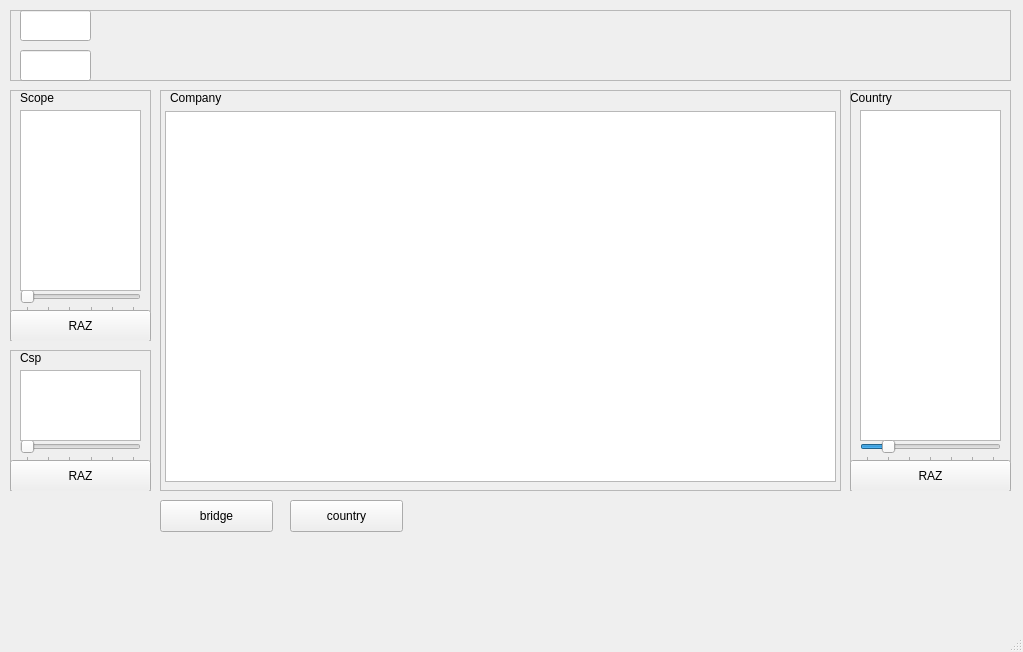
<?xml version="1.0" encoding="UTF-8"?>
<ui version="4.0">
 <class>MainWindow</class>
 <widget class="QMainWindow" name="MainWindow">
  <property name="geometry">
   <rect>
    <x>0</x>
    <y>0</y>
    <width>1023</width>
    <height>652</height>
   </rect>
  </property>
  <property name="windowTitle">
   <string>MainWindow</string>
  </property>
  <widget class="QWidget" name="centralwidget">
   <widget class="QFrame" name="frameResults">
    <property name="geometry">
     <rect>
      <x>10</x>
      <y>10</y>
      <width>1001</width>
      <height>71</height>
     </rect>
    </property>
    <property name="frameShape">
     <enum>QFrame::StyledPanel</enum>
    </property>
    <property name="frameShadow">
     <enum>QFrame::Raised</enum>
    </property>
    <widget class="QLineEdit" name="textVolume">
     <property name="geometry">
      <rect>
       <x>10</x>
       <y>0</y>
       <width>71</width>
       <height>31</height>
      </rect>
     </property>
     <property name="readOnly">
      <bool>true</bool>
     </property>
    </widget>
    <widget class="QLineEdit" name="textPrice">
     <property name="geometry">
      <rect>
       <x>10</x>
       <y>40</y>
       <width>71</width>
       <height>31</height>
      </rect>
     </property>
     <property name="readOnly">
      <bool>true</bool>
     </property>
    </widget>
   </widget>
   <widget class="QFrame" name="frameScope">
    <property name="geometry">
     <rect>
      <x>10</x>
      <y>90</y>
      <width>141</width>
      <height>251</height>
     </rect>
    </property>
    <property name="frameShape">
     <enum>QFrame::StyledPanel</enum>
    </property>
    <property name="frameShadow">
     <enum>QFrame::Raised</enum>
    </property>
    <widget class="QLabel" name="label">
     <property name="geometry">
      <rect>
       <x>10</x>
       <y>0</y>
       <width>60</width>
       <height>16</height>
      </rect>
     </property>
     <property name="text">
      <string>Scope</string>
     </property>
    </widget>
    <widget class="QSlider" name="slideScope">
     <property name="geometry">
      <rect>
       <x>10</x>
       <y>200</y>
       <width>121</width>
       <height>22</height>
      </rect>
     </property>
     <property name="maximum">
      <number>50</number>
     </property>
     <property name="orientation">
      <enum>Qt::Horizontal</enum>
     </property>
     <property name="tickPosition">
      <enum>QSlider::TicksBelow</enum>
     </property>
    </widget>
    <widget class="QPushButton" name="buttonScope">
     <property name="geometry">
      <rect>
       <x>0</x>
       <y>220</y>
       <width>141</width>
       <height>32</height>
      </rect>
     </property>
     <property name="text">
      <string>RAZ</string>
     </property>
    </widget>
    <widget class="QTableWidget" name="listScope">
     <property name="enabled">
      <bool>true</bool>
     </property>
     <property name="geometry">
      <rect>
       <x>10</x>
       <y>20</y>
       <width>121</width>
       <height>181</height>
      </rect>
     </property>
     <property name="editTriggers">
      <set>QAbstractItemView::NoEditTriggers</set>
     </property>
     <property name="selectionMode">
      <enum>QAbstractItemView::SingleSelection</enum>
     </property>
     <property name="selectionBehavior">
      <enum>QAbstractItemView::SelectRows</enum>
     </property>
     <attribute name="horizontalHeaderVisible">
      <bool>false</bool>
     </attribute>
     <attribute name="verticalHeaderVisible">
      <bool>false</bool>
     </attribute>
    </widget>
   </widget>
   <widget class="QFrame" name="frameCsp">
    <property name="geometry">
     <rect>
      <x>10</x>
      <y>350</y>
      <width>141</width>
      <height>141</height>
     </rect>
    </property>
    <property name="frameShape">
     <enum>QFrame::StyledPanel</enum>
    </property>
    <property name="frameShadow">
     <enum>QFrame::Raised</enum>
    </property>
    <widget class="QLabel" name="label_3">
     <property name="geometry">
      <rect>
       <x>10</x>
       <y>0</y>
       <width>60</width>
       <height>16</height>
      </rect>
     </property>
     <property name="text">
      <string>Csp</string>
     </property>
    </widget>
    <widget class="QPushButton" name="buttonCsp">
     <property name="geometry">
      <rect>
       <x>0</x>
       <y>110</y>
       <width>141</width>
       <height>32</height>
      </rect>
     </property>
     <property name="text">
      <string>RAZ</string>
     </property>
    </widget>
    <widget class="QSlider" name="slideCsp">
     <property name="geometry">
      <rect>
       <x>10</x>
       <y>90</y>
       <width>121</width>
       <height>22</height>
      </rect>
     </property>
     <property name="maximum">
      <number>50</number>
     </property>
     <property name="orientation">
      <enum>Qt::Horizontal</enum>
     </property>
     <property name="tickPosition">
      <enum>QSlider::TicksBelow</enum>
     </property>
    </widget>
    <widget class="QTableWidget" name="listCsp">
     <property name="geometry">
      <rect>
       <x>10</x>
       <y>20</y>
       <width>121</width>
       <height>71</height>
      </rect>
     </property>
     <property name="editTriggers">
      <set>QAbstractItemView::NoEditTriggers</set>
     </property>
     <property name="selectionBehavior">
      <enum>QAbstractItemView::SelectRows</enum>
     </property>
     <attribute name="horizontalHeaderVisible">
      <bool>false</bool>
     </attribute>
     <attribute name="verticalHeaderVisible">
      <bool>false</bool>
     </attribute>
    </widget>
   </widget>
   <widget class="QFrame" name="frameCountry">
    <property name="geometry">
     <rect>
      <x>850</x>
      <y>90</y>
      <width>161</width>
      <height>401</height>
     </rect>
    </property>
    <property name="frameShape">
     <enum>QFrame::StyledPanel</enum>
    </property>
    <property name="frameShadow">
     <enum>QFrame::Raised</enum>
    </property>
    <widget class="QLabel" name="label_2">
     <property name="geometry">
      <rect>
       <x>0</x>
       <y>0</y>
       <width>60</width>
       <height>16</height>
      </rect>
     </property>
     <property name="text">
      <string>Country</string>
     </property>
    </widget>
    <widget class="QTableWidget" name="listCountry">
     <property name="geometry">
      <rect>
       <x>10</x>
       <y>20</y>
       <width>141</width>
       <height>331</height>
      </rect>
     </property>
     <property name="editTriggers">
      <set>QAbstractItemView::NoEditTriggers</set>
     </property>
     <property name="selectionMode">
      <enum>QAbstractItemView::SingleSelection</enum>
     </property>
     <property name="selectionBehavior">
      <enum>QAbstractItemView::SelectRows</enum>
     </property>
     <attribute name="horizontalHeaderVisible">
      <bool>false</bool>
     </attribute>
     <attribute name="verticalHeaderVisible">
      <bool>false</bool>
     </attribute>
    </widget>
    <widget class="QPushButton" name="buttonCountry">
     <property name="geometry">
      <rect>
       <x>0</x>
       <y>370</y>
       <width>161</width>
       <height>32</height>
      </rect>
     </property>
     <property name="text">
      <string>RAZ</string>
     </property>
    </widget>
    <widget class="QSlider" name="slideCountry">
     <property name="geometry">
      <rect>
       <x>10</x>
       <y>350</y>
       <width>141</width>
       <height>22</height>
      </rect>
     </property>
     <property name="minimum">
      <number>-100</number>
     </property>
     <property name="maximum">
      <number>500</number>
     </property>
     <property name="singleStep">
      <number>10</number>
     </property>
     <property name="pageStep">
      <number>100</number>
     </property>
     <property name="sliderPosition">
      <number>0</number>
     </property>
     <property name="orientation">
      <enum>Qt::Horizontal</enum>
     </property>
     <property name="tickPosition">
      <enum>QSlider::TicksBelow</enum>
     </property>
     <property name="tickInterval">
      <number>100</number>
     </property>
    </widget>
   </widget>
   <widget class="QFrame" name="frame">
    <property name="geometry">
     <rect>
      <x>160</x>
      <y>90</y>
      <width>681</width>
      <height>401</height>
     </rect>
    </property>
    <property name="frameShape">
     <enum>QFrame::StyledPanel</enum>
    </property>
    <property name="frameShadow">
     <enum>QFrame::Raised</enum>
    </property>
    <widget class="QTableWidget" name="listCompany">
     <property name="geometry">
      <rect>
       <x>5</x>
       <y>21</y>
       <width>671</width>
       <height>371</height>
      </rect>
     </property>
     <attribute name="horizontalHeaderShowSortIndicator" stdset="0">
      <bool>true</bool>
     </attribute>
     <attribute name="verticalHeaderVisible">
      <bool>false</bool>
     </attribute>
     <attribute name="verticalHeaderHighlightSections">
      <bool>false</bool>
     </attribute>
    </widget>
    <widget class="QLabel" name="label_4">
     <property name="geometry">
      <rect>
       <x>10</x>
       <y>0</y>
       <width>60</width>
       <height>16</height>
      </rect>
     </property>
     <property name="text">
      <string>Company</string>
     </property>
    </widget>
   </widget>
   <widget class="QPushButton" name="goButton">
    <property name="geometry">
     <rect>
      <x>160</x>
      <y>500</y>
      <width>113</width>
      <height>32</height>
     </rect>
    </property>
    <property name="text">
     <string>bridge</string>
    </property>
   </widget>
   <widget class="QPushButton" name="countryButton">
    <property name="geometry">
     <rect>
      <x>290</x>
      <y>500</y>
      <width>113</width>
      <height>32</height>
     </rect>
    </property>
    <property name="text">
     <string>country</string>
    </property>
   </widget>
  </widget>
  <widget class="QMenuBar" name="menubar">
   <property name="geometry">
    <rect>
     <x>0</x>
     <y>0</y>
     <width>1023</width>
     <height>21</height>
    </rect>
   </property>
  </widget>
  <widget class="QStatusBar" name="statusbar"/>
 </widget>
 <resources/>
 <connections/>
</ui>
